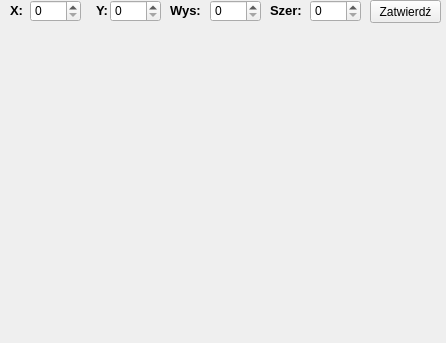
<?xml version="1.0" encoding="UTF-8"?>
<ui version="4.0">
 <class>wytnij</class>
 <widget class="QDockWidget" name="wytnij">
  <property name="geometry">
   <rect>
    <x>0</x>
    <y>0</y>
    <width>446</width>
    <height>343</height>
   </rect>
  </property>
  <property name="features">
   <set>QDockWidget::DockWidgetClosable</set>
  </property>
  <property name="allowedAreas">
   <set>Qt::NoDockWidgetArea</set>
  </property>
  <property name="windowTitle">
   <string>DockWidget</string>
  </property>
  <widget class="QWidget" name="dockWidgetContents">
   <widget class="QPushButton" name="pushButton">
    <property name="geometry">
     <rect>
      <x>370</x>
      <y>0</y>
      <width>71</width>
      <height>23</height>
     </rect>
    </property>
    <property name="text">
     <string>Zatwierdź</string>
    </property>
   </widget>
   <widget class="QSpinBox" name="spinBox_X">
    <property name="geometry">
     <rect>
      <x>30</x>
      <y>0</y>
      <width>51</width>
      <height>22</height>
     </rect>
    </property>
   </widget>
   <widget class="QLabel" name="label">
    <property name="geometry">
     <rect>
      <x>10</x>
      <y>0</y>
      <width>16</width>
      <height>21</height>
     </rect>
    </property>
    <property name="font">
     <font>
      <pointsize>10</pointsize>
      <weight>75</weight>
      <bold>true</bold>
     </font>
    </property>
    <property name="text">
     <string>X:</string>
    </property>
   </widget>
   <widget class="QLabel" name="label_2">
    <property name="geometry">
     <rect>
      <x>96</x>
      <y>0</y>
      <width>20</width>
      <height>21</height>
     </rect>
    </property>
    <property name="font">
     <font>
      <pointsize>10</pointsize>
      <weight>75</weight>
      <bold>true</bold>
     </font>
    </property>
    <property name="text">
     <string>Y:</string>
    </property>
   </widget>
   <widget class="QSpinBox" name="spinBox_Y">
    <property name="geometry">
     <rect>
      <x>110</x>
      <y>0</y>
      <width>51</width>
      <height>22</height>
     </rect>
    </property>
   </widget>
   <widget class="QLabel" name="label_3">
    <property name="geometry">
     <rect>
      <x>170</x>
      <y>0</y>
      <width>41</width>
      <height>21</height>
     </rect>
    </property>
    <property name="font">
     <font>
      <pointsize>10</pointsize>
      <weight>75</weight>
      <bold>true</bold>
     </font>
    </property>
    <property name="text">
     <string>Wys:</string>
    </property>
   </widget>
   <widget class="QSpinBox" name="spinBox_wys">
    <property name="geometry">
     <rect>
      <x>210</x>
      <y>0</y>
      <width>51</width>
      <height>22</height>
     </rect>
    </property>
   </widget>
   <widget class="QSpinBox" name="spinBox_szer">
    <property name="geometry">
     <rect>
      <x>310</x>
      <y>0</y>
      <width>51</width>
      <height>22</height>
     </rect>
    </property>
   </widget>
   <widget class="QLabel" name="label_4">
    <property name="geometry">
     <rect>
      <x>270</x>
      <y>0</y>
      <width>41</width>
      <height>21</height>
     </rect>
    </property>
    <property name="font">
     <font>
      <pointsize>10</pointsize>
      <weight>75</weight>
      <bold>true</bold>
     </font>
    </property>
    <property name="text">
     <string>Szer:</string>
    </property>
   </widget>
  </widget>
 </widget>
 <resources/>
 <connections/>
</ui>
